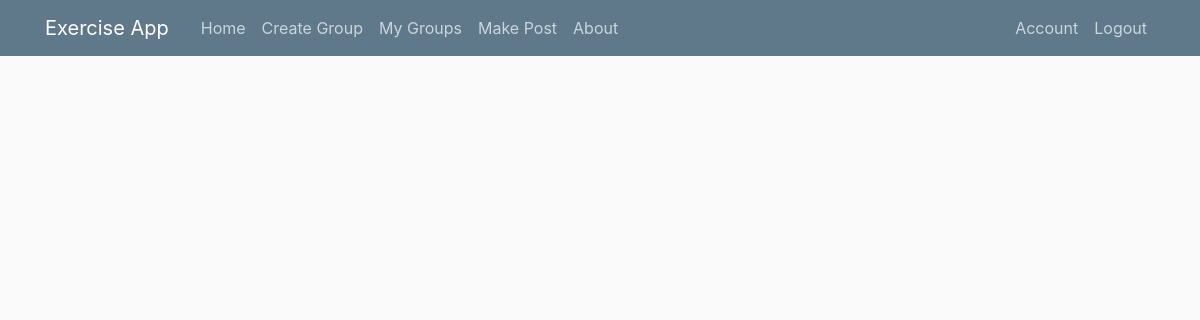
The page /home (signed in) on the database as committed earlier.
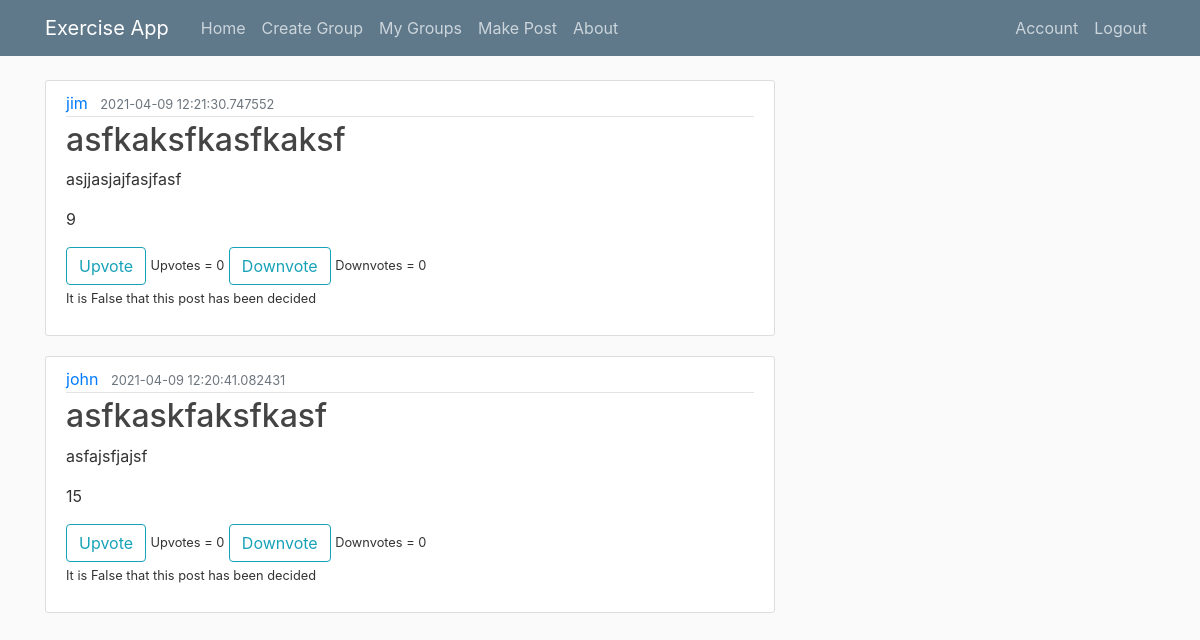
The same page on the database as committed later.
### exercisewebapp/models.py (models this page shows, shortened)
class Post(db.Model):
    id = db.Column(db.Integer, primary_key=True)
    title = db.Column(db.String(100), nullable=False)
    date_posted = db.Column(db.DateTime, nullable=False, default=datetime.utcnow)
    content = db.Column(db.Text, nullable=False)
    reps = db.Column(db.Integer, nullable=False)
    user_id = db.Column(db.Integer, db.ForeignKey('user.id'), nullable=False)
    group_id = db.Column(db.Integer, db.ForeignKey('group.id'), nullable=False)
    votes = db.relationship("Postvote", uselist=False, back_populates="post")
    def __repr__(self):
        return f"Post( Post ID:{self.id}, Title:'{self.title}', Date posted:'{self.date_posted}', Reps:{self.reps}, Group ID:{self.group_id}, User ID:{self.user_id})\n"

class User(db.Model, UserMixin):
    id = db.Column(db.Integer, primary_key=True)
    username = db.Column(db.String(20), unique=True, nullable=False)
    email = db.Column(db.String(120), unique=True, nullable=False)
    image_file = db.Column(db.String(20), nullable=False, default='default.jpg')
    password = db.Column(db.String(60), nullable=False)
    posts = db.relationship('Post', backref="owner",uselist=True)
    groups = db.relationship('Group', secondary=groupslink, backref=db.backref('groups', lazy='dynamic'))

class Postvote(db.Model):
    id = db.Column(db.Integer, primary_key=True)
    post_id = db.Column(db.Integer, db.ForeignKey('post.id'), nullable=False)
    group_id = db.Column(db.Integer, db.ForeignKey('group.id'), nullable=False)
    post = db.relationship("Post", back_populates="votes")
    upvote_number = db.Column(db.Integer, nullable=False)
    downvote_number = db.Column(db.Integer, nullable=False)
    total_votes = db.Column(db.Integer, nullable=False)
    member_count = db.Column(db.Integer, nullable=False)
    users_voted = db.relationship('User',
                            secondary=usersVotes,
                            backref='collections')
    decided = db.Column(db.Boolean, nullable = False)
    decision = db.Column(db.Boolean ,nullable = True)

### exercisewebapp/routes.py (the view, shortened to what this page needs)
@app.route("/home", methods=['GET', 'POST'])
def home():
    if current_user.is_authenticated:
        groups = []
        print(Post.query.all())
        user = db.session.query(User).filter(User.id == current_user.id).one()
        for group in user.groups:
            groups.append(group.id)
        data = db.session.query(Post, User, Postvote).join(User).join(Postvote).filter(Post.group_id.in_(groups)).all()
        data.reverse()
        form = VoteForm()
        x = True
        return render_template('homefeed.html', posts=data, current_user_id=current_user.id, form=form, x=x)
    return render_template('homefeed.html')

### exercisewebapp/forms.py
class VoteForm(FlaskForm):
    upvote = SubmitField('Upvote')
    downvote = SubmitField('Downvote')
    myhiddenid = HiddenField()

### exercisewebapp/models.py (called while the page is built)
@login_manager.user_loader
def load_user(user_id):
    return User.query.get(int(user_id))

### exercisewebapp/templates/homefeed.html (shortened to what this page needs)
{% extends "layout.html" %}
{% block content %}
    {% for post, user, postvote in posts %}
        {% if postvote.decided == False %}
            <article class="media content-section">
              <div class="media-body">
                <div class="article-metadata">
                  <a class="mr-2" href="#">{{ user.username }}</a>
                  <small class="text-muted">{{ post.date_posted }}</small>
                </div>
                <h2><a class="article-title" href="#">{{ post.title }}</a></h2>
                <p class="article-content">{{ post.content }}</p>
                <p class="article-content">{{ post.reps }}</p>
                {% if not (current_user_id == user.id) %}
                    <form method="post" action="" id="{{postvote.id}}">
                    <div class="form-group" name="{{postvote.id}}" >
                        {{ form.upvote( class="btn btn-outline-info") }} <small>Upvotes = {{ postvote.upvote_number}}</small>
                    {{ form.downvote( class="btn btn-outline-info") }} <small>Downvotes = {{ postvote.downvote_number}}</small>
                        <p>
                            <small>It is {{postvote.decided}} that this post has been decided </small></p>
                    </div>
                    </form>
                {% endif %}
        {% endif %}
              </div>
            </article>
    {% endfor %}
{% endblock content %}

### exercisewebapp/templates/layout.html (shortened to what this page needs)
<!DOCTYPE html>
<html>
<head>
    <link rel="stylesheet" href="https://maxcdn.bootstrapcdn.com/bootstrap/4.0.0/css/bootstrap.min.css">
    <link rel="stylesheet" type="text/css" href="{{ url_for('static', filename='main.css') }}">
</head>
<body>
    <header class="site-header">
      <nav class="navbar navbar-expand-md navbar-dark bg-steel fixed-top">
        <div class="container">
          <a class="navbar-brand mr-4" href="/">Exercise App</a>
          <div class="collapse navbar-collapse" id="navbarToggle">
            <div class="navbar-nav mr-auto">
              <a class="nav-item nav-link" href="{{ url_for('home') }}">Home</a>
                {% if current_user.is_authenticated %}
                    <a class="nav-item nav-link" href="{{ url_for('creategroup') }}">Create Group</a>
                    <a class="nav-item nav-link" href="{{ url_for('update_leaderboard') }}">My Groups</a>
                    <a class="nav-item nav-link" href="{{ url_for('post_leaderboard') }}">Make Post</a>
                {% endif %}
              <a class="nav-item nav-link" href="{{ url_for('about') }}">About</a>
            </div>
            <div class="navbar-nav">
              {% if current_user.is_authenticated %}
                <a class="nav-item nav-link" href="{{ url_for('account') }}">Account</a>
                <a class="nav-item nav-link" href="{{ url_for('logout') }}">Logout</a>
              {% else %}
                <a class="nav-item nav-link" href="{{ url_for('login') }}">Login</a>
                <a class="nav-item nav-link" href="{{ url_for('register') }}">Register</a>
              {% endif %}
            </div>
          </div>
        </div>
      </nav>
    </header>
    <main role="main" class="container">
      <div class="row">
        <div class="col-md-8">
          {% block content %}{% endblock %}
        </div>
      </div>
    </main>
</body>
</html>

### exercisewebapp/static/main.css (style rules this page uses)
body { background: #fafafa; color: #333333; margin-top: 5rem; }
h1, h2, h3, h4, h5, h6 { color: #444444; }
.bg-steel { background-color: #5f788a; }
.site-header .navbar-nav .nav-link { color: #cbd5db; }
.content-section { background: #ffffff; padding: 10px 20px; border: 1px solid #dddddd; border-radius: 3px; margin-bottom: 20px; }
.article-title { color: #444444; }
.article-content { white-space: pre-line; }
.article-metadata { padding-bottom: 1px; margin-bottom: 4px; border-bottom: 1px solid #e3e3e3 }

Rows that differ between the two databases and show on the page:
now on this page (row edited): Post: username "jim", date_posted "2021-04-09 12:21:30.747552", title "asfkaksfkasfkaksf", content "asjjasjajfasjfasf", reps "9", upvote_number "0", downvote_number "0", decided "False"
now on this page (row edited): Post: username "john", date_posted "2021-04-09 12:20:41.082431", title "asfkaskfaksfkasf", content "asfajsfjajsf", reps "15", upvote_number "0", downvote_number "0", decided "False"
